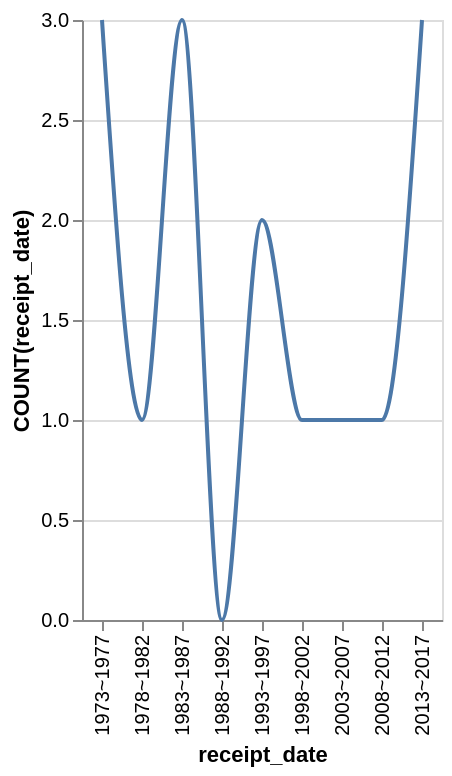

Write a Vega-Lite specification for this figure.
### Vega-Lite specification from a JSON file in a GitHub repository (floating-point values rounded to 4 significant figures)
{"data": {"values": [{"x_data": "1973~1977", "y_data": 3}, {"x_data": "1978~1982", "y_data": 1}, {"x_data": "1983~1987", "y_data": 3}, {"x_data": "1988~1992", "y_data": 0}, {"x_data": "1993~1997", "y_data": 2}, {"x_data": "1998~2002", "y_data": 1}, {"x_data": "2003~2007", "y_data": 1}, {"x_data": "2008~2012", "y_data": 1}, {"x_data": "2013~2017", "y_data": 3}]}, "mark": {"type": "line", "interpolate": "monotone"}, "encoding": {"x": {"field": "x_data", "type": "nominal", "title": "receipt_date", "sort": "ascending"}, "y": {"field": "y_data", "type": "quantitative", "title": "COUNT(receipt_date)"}}}
